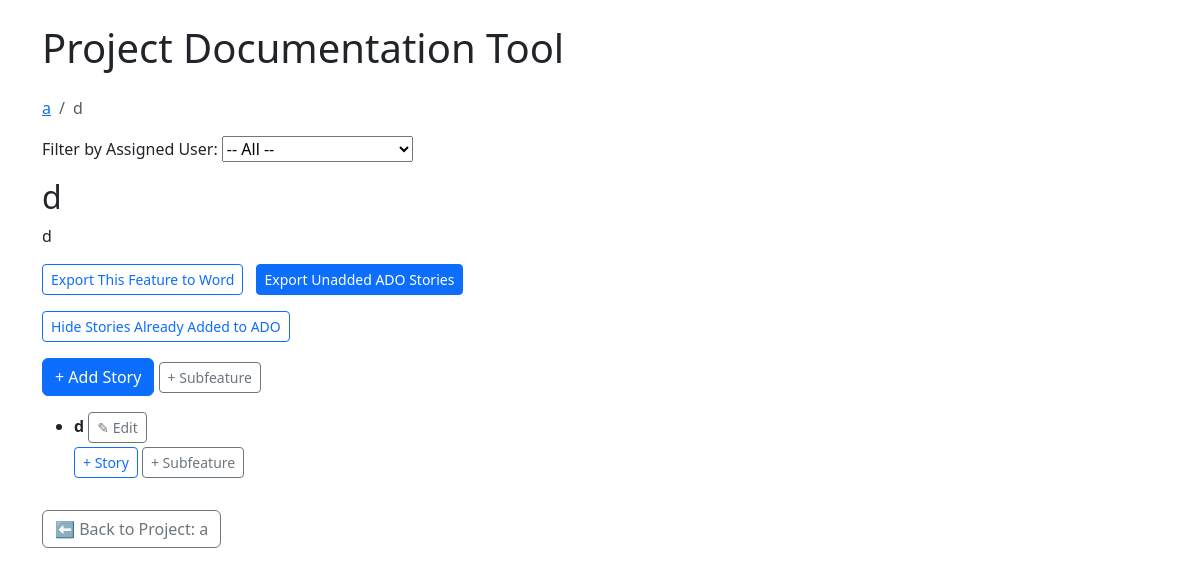
The page /feature/1 on the database as committed earlier.
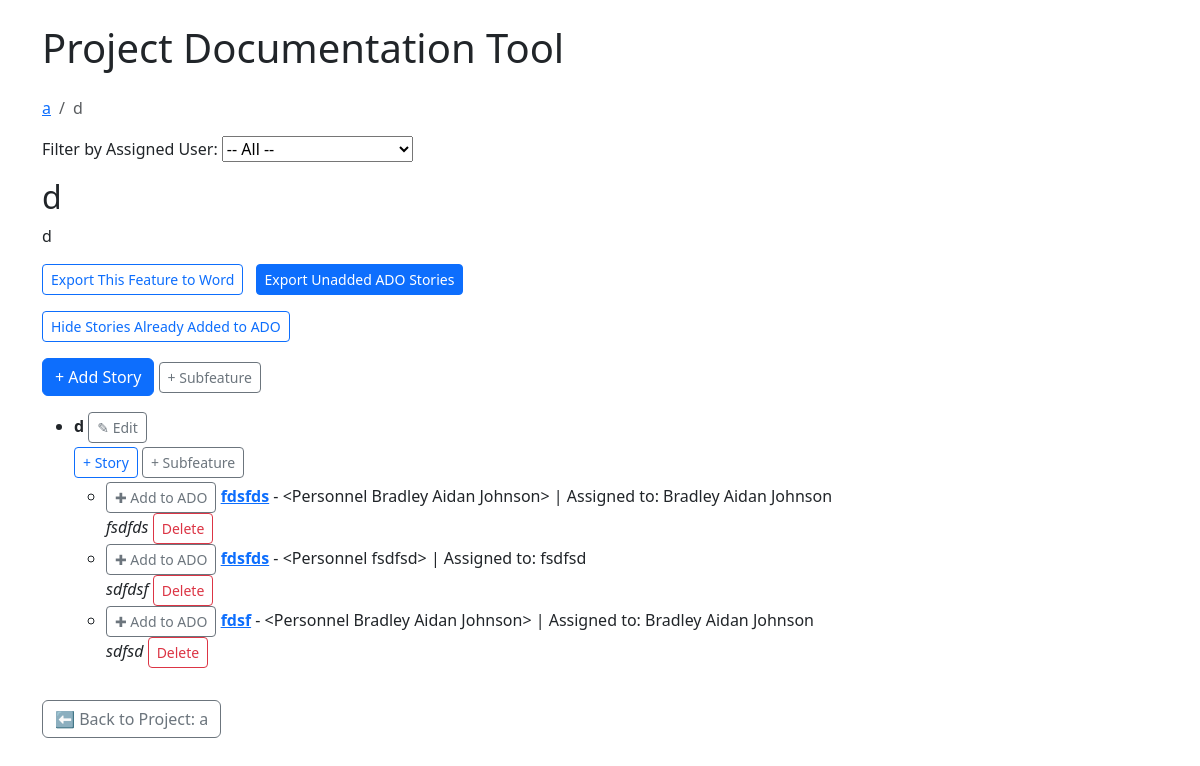
The same page on the database as committed later.
### models.py (models this page shows)
class Feature(db.Model):
    id = db.Column(db.Integer, primary_key=True)
    project_id = db.Column(db.Integer, db.ForeignKey('project.id'), nullable=False)
    parent_feature_id = db.Column(db.Integer, db.ForeignKey('feature.id'), nullable=True)
    title = db.Column(db.String(200), nullable=True)
    description = db.Column(db.Text)
    created_at = db.Column(db.DateTime, default=datetime.utcnow)
    parent = db.relationship('Feature', remote_side=[id], backref='subfeatures')
    user_stories = db.relationship('UserStory', backref='feature', lazy=True, cascade="all, delete-orphan")

class UserStory(db.Model):
    id = db.Column(db.Integer, primary_key=True)
    feature_id = db.Column(db.Integer, db.ForeignKey('feature.id'), nullable=False)
    title = db.Column(db.String(200), nullable=True)
    details = db.Column(db.Text)
    created_by_id = db.Column(db.Integer, db.ForeignKey('personnel.id'))
    created_by = db.relationship('Personnel', foreign_keys=[created_by_id])
    created_at = db.Column(db.DateTime, default=datetime.utcnow)
    image_path = db.Column(db.String(255))
    ado_added = db.Column(db.Boolean, default=False)
    assigned_to_id = db.Column(db.Integer, db.ForeignKey('personnel.id'), nullable=True)
    assigned_to = db.relationship(
        'Personnel',
        foreign_keys=[assigned_to_id],
        backref='assigned_stories'
    )
    attachments = db.relationship('Attachment', backref='story', lazy=True, cascade="all, delete-orphan")
    notes = db.relationship('Note', back_populates='story', cascade="all, delete-orphan")

class Personnel(db.Model):
    id = db.Column(db.Integer, primary_key=True)
    name = db.Column(db.String(100), nullable=False)
    email = db.Column(db.String(120), unique=True)
    role = db.Column(db.String(50))
    scope = db.Column(db.String(100))
    notes = db.relationship('Note', backref='personnel', lazy=True)
    def __repr__(self):
        return f"<Personnel {self.name}>"

### app.py (the view)
@app.route('/feature/<int:feature_id>')
def view_feature(feature_id):
    feature = Feature.query.get_or_404(feature_id)
    personnel = Personnel.query.order_by(Personnel.name).all()
    assigned_to_id = request.args.get('assigned_to', type=int)
    def gather_stories(feature):
        stories = feature.user_stories
        if assigned_to_id:
            stories = [s for s in stories if s.assigned_to_id == assigned_to_id]
        for sub in feature.subfeatures:
            stories.extend(gather_stories(sub))
        return stories
    filtered_story_ids = [s.id for s in gather_stories(feature)]
    show_added = request.args.get("show_added", "1") == "1"
    breadcrumbs = build_feature_breadcrumbs(feature)
    return render_template(
        "feature_details.html",
        feature=feature,
        show_added=show_added,
        breadcrumbs=breadcrumbs, root_feature=feature, filtered_story_ids=filtered_story_ids, personnel=personnel, assigned_to_id=assigned_to_id
    )

### app.py (called while the page is built)
def build_feature_breadcrumbs(feature):
    breadcrumbs = []
    current = feature
    while current:
        breadcrumbs.append(current)
        current = current.parent  # assuming your Feature model has this relationship
    breadcrumbs.reverse()
    return breadcrumbs

### templates/feature_details.html (shortened to what this page needs)
{% extends 'base.html' %}
{% block content %}
<nav aria-label="breadcrumb" class="mb-3">
  <ol class="breadcrumb">
    <li class="breadcrumb-item">
      <a href="{{ url_for('view_project', project_id=feature.project_id) }}">{{ feature.project.name }}</a>
    </li>
    {% for crumb in breadcrumbs %}
      {% if loop.last %}
        <li class="breadcrumb-item active" aria-current="page">{{ crumb.title }}</li>
      {% else %}
        <li class="breadcrumb-item">
          <a href="{{ url_for('view_feature', feature_id=crumb.id) }}">{{ crumb.title }}</a>
        </li>
      {% endif %}
    {% endfor %}
  </ol>
</nav>
<form method="get" class="mb-3">
  <label for="assigned_to_filter">Filter by Assigned User:</label>
  <select name="assigned_to" id="assigned_to_filter" onchange="this.form.submit()">
    <option value="">-- All --</option>
  </select>
</form>
<h2>{{ feature.title }}</h2>
<p>{{ feature.description }}</p>
<div class="mb-3">
  <a href="{{ url_for('export_feature_word', feature_id=feature.id) }}" class="btn btn-outline-primary btn-sm me-2">
    Export This Feature to Word
  </a>
  <a href="{{ url_for('export_feature_stories', feature_id=feature.id) }}" class="btn btn-primary btn-sm">
    Export Unadded ADO Stories
  </a>
</div>
<form method="get" class="mb-3">
  <button type="submit" class="btn btn-sm {{ 'btn-outline-primary' if show_added else 'btn-primary' }}">
    {{ 'Hide' if show_added else 'Show' }} Stories Already Added to ADO
  </button>
</form>
<a href="{{ url_for('new_story', feature_id=feature.id) }}" class="btn btn-primary mb-3">+ Add Story</a>
<a href="/project/{{ feature.project_id }}/feature/{{ feature.id }}/child" class="btn btn-sm btn-outline-secondary mb-3">+ Subfeature</a>
<ul>
  {% set project = feature.project %}
  {% set root_feature = feature %}
  {% include 'feature_tree.html' with context %}
</ul>
<a href="{{ url_for('view_project', project_id=feature.project_id) }}" class="btn btn-outline-secondary mt-3">
  ⬅ Back to Project: {{ feature.project.name }}
</a>
{% endblock %}

### templates/feature_tree.html (shortened to what this page needs)
  {% set is_root = root_feature and feature.id == root_feature.id %}
<li class="mb-2">
  {% if not is_root %}
    <a href="{{ url_for('view_feature', feature_id=feature.id) }}">
      <strong>{{ feature.title }}</strong>
    </a>
  {% else %}
    <strong>{{ feature.title }}</strong>
  {% endif %}
<a href="{{ url_for('edit_feature', feature_id=feature.id) }}" class="btn btn-sm btn-outline-secondary">✎ Edit</a>
  <div class="mt-1 mb-1">
    <a
      href="/feature/{{ feature.id }}/story/new"
      class="btn btn-sm btn-outline-primary"
      >+ Story</a
    >
    <a
      href="/project/{{ feature.project_id }}/feature/{{ feature.id }}/child"
      class="btn btn-sm btn-outline-secondary"
      >+ Subfeature</a
    >
  </div>
{% if feature.user_stories %}
  <ul class="mt-1">
    {% for story in feature.user_stories if story.id in filtered_story_ids and (show_added or not story.ado_added) %}
    <li>
      <form
        onsubmit="toggleAdo({{ story.id }}); return false;"
        style="display: inline"
      >
        <button
          type="submit"
          class="btn btn-sm {{ 'btn-success' if story.ado_added else  'btn-outline-secondary' }}"
        >
          {{ '✅ ADO' if story.ado_added else '✚ Add to ADO' }}
        </button>
      </form>
      <strong>
        <a href="{{ url_for('edit_story', story_id=story.id) }}">{{ story.title }}</a>
      </strong> - {{ story.created_by or "Unknown" }} |
      Assigned to: {{ story.assigned_to.name if story.assigned_to else 'Unassigned' }}<br />
      <em>{{ story.details }}</em>
      <form
        action="{{ url_for('delete_story', story_id=story.id) }}"
        method="post"
        style="display: inline"
      >
        <button class="btn btn-sm btn-outline-danger" onclick="return confirm('Are you sure?')">
          Delete
        </button>
      </form>
    </li>
    {% endfor %}
  </ul>
{% endif %}
</li>

Rows that differ between the two databases and show on the page:
added UserStory: ado_added "✚ Add to ADO", title "fdsfds", name "<Personnel Bradley Aidan Johnson>", assigned_to "Bradley Aidan Johnson", details "fsdfds"
added UserStory: ado_added "✚ Add to ADO", title "fdsfds", name "<Personnel fsdfsd>", assigned_to "fsdfsd", details "sdfdsf"
added UserStory: ado_added "✚ Add to ADO", title "fdsf", name "<Personnel Bradley Aidan Johnson>", assigned_to "Bradley Aidan Johnson", details "sdfsd"
